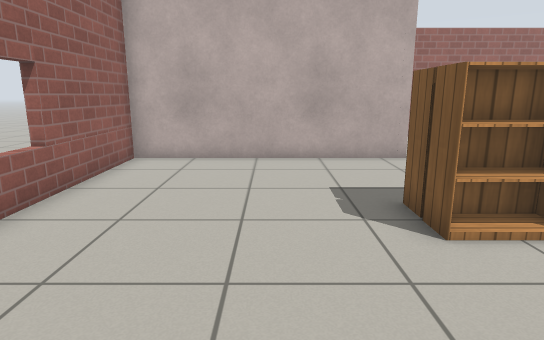
View 1 (above)

16 first-person views from a walk through a robot-simulator world made for Gazebo. The camera is 1 m above the floor, tilts 12° down and sees 75° across. The floor is counted in squares, 0.5 m on a side. Each view is taken from the middle of a square. On the plan, view 1 faces up. The plan holds only what a view shows up to about 18 squares ahead; the rest is blank. The place goes on beyond the plan. Simple patterns stand in for the simulator's built-in surfaces.

View 2
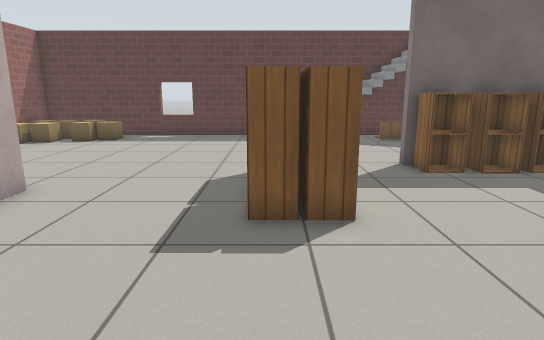

View 3
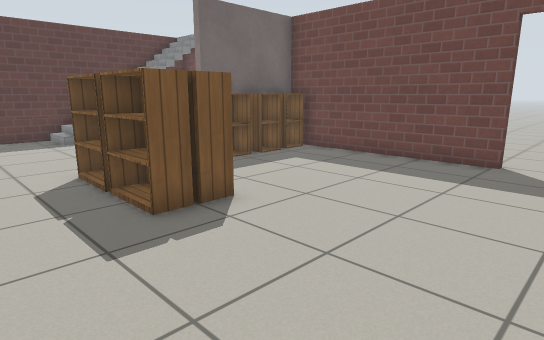

View 4
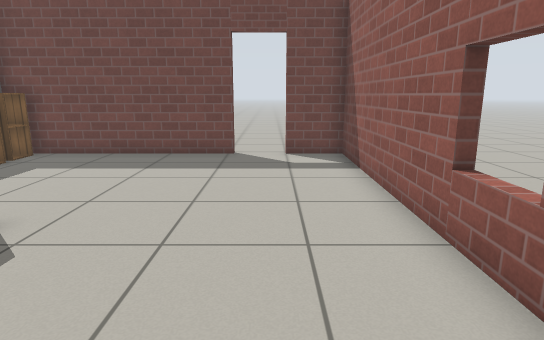

View 5
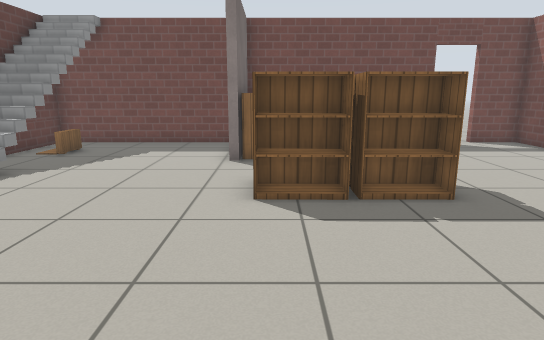

View 6
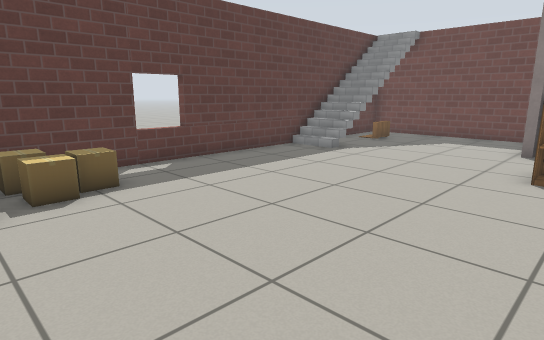

View 7
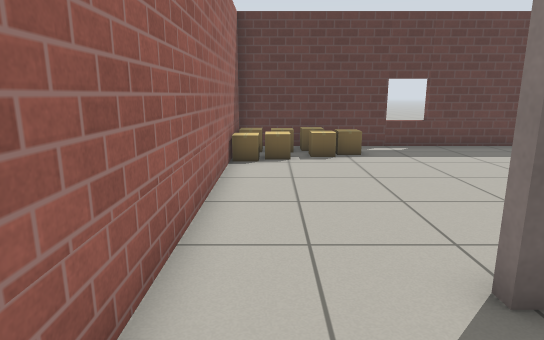

View 8
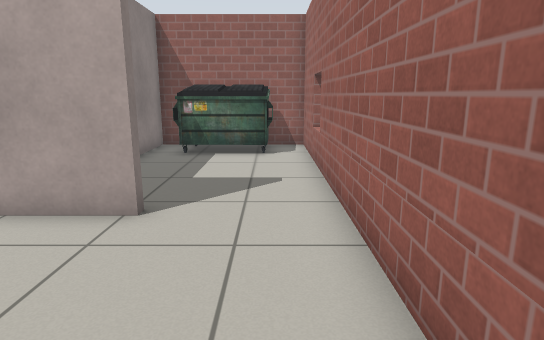

View 9
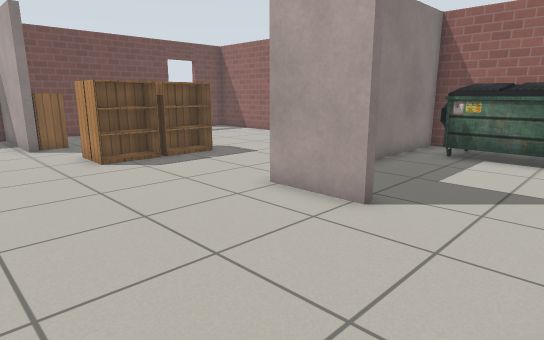

View 10
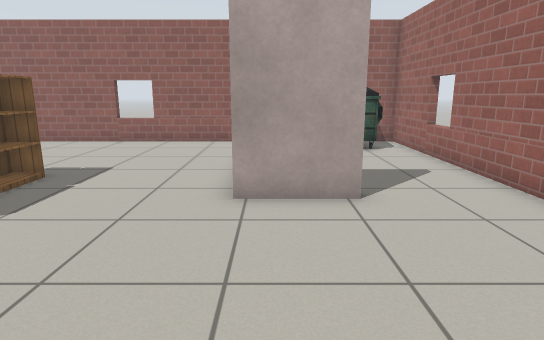

View 11
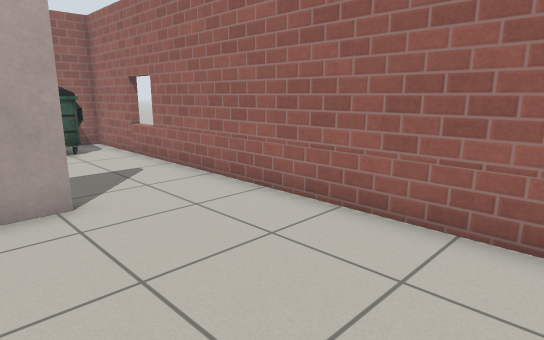

View 12
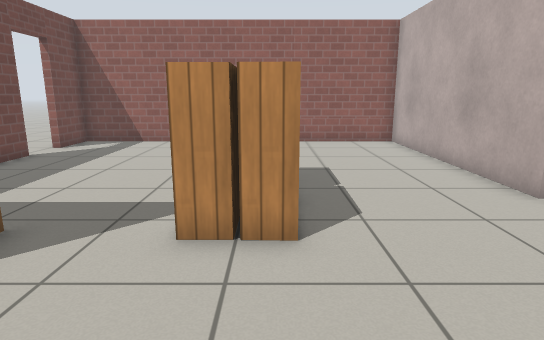

View 13
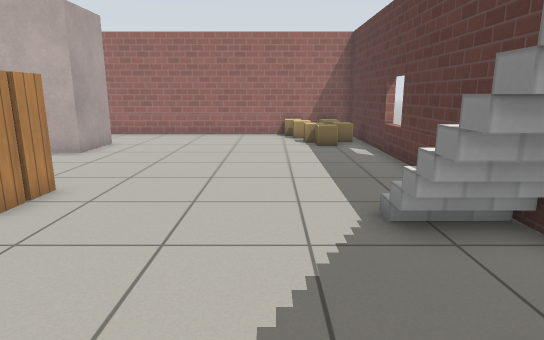

View 14
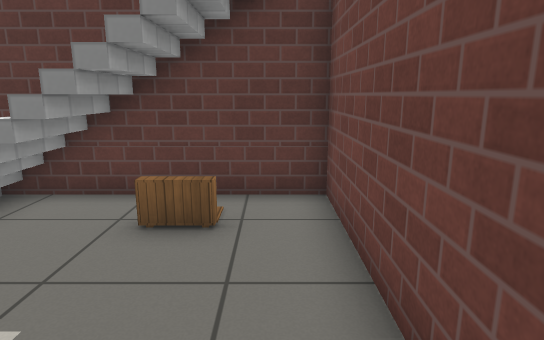

View 15
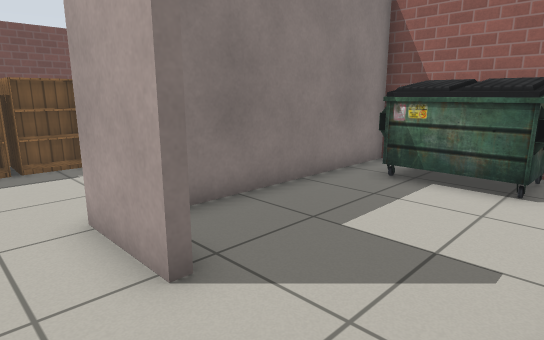

View 16
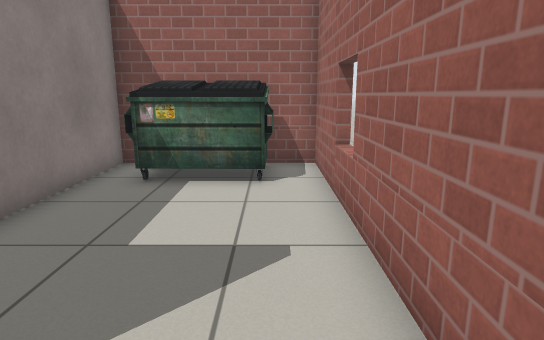

### Floor plan
Points are (right, up) in squares from view 1. A wall is a line through its corners. A room is listed if a view was taken in it or the views show most of it. See-through windows are left out.
Room 1 (views 1, 2, 3, 4, 5, 6, 8, 9, 10, 11, 12, 13, 14, 15, 16)
walls: (7.3, 2.3) (7.3, -2.1) (15, -2.1) (15, 17.3); (4.3, 13.8) (4.3, 11.2) (-4.4, 11.2) (-4.4, -2.1) (-2.5, -2.1); (-0.7, -2.1) (7, -2.1) (7, 2.3); (13.5, 17.3) (4.6, 17.3)
ways out: opening at (4, 15.5) to room 2; open door at (-1.5, -2)
objects: bookshelf (3, 5) to (4, 5); bookshelf (3, 6) to (4, 6); bookshelf (5, 5) to (6, 5); bookshelf (5, 6) to (6, 6); cabinet (6, -1); cabinet (6, 0) to (6, 1); cabinet (6, 2); cardboard box (12, 16) to (13, 16); cardboard box (12, 17); white box (13, 0); white box (13, 1); white box (13, 2); white box (13, 3); white box (13, 4); cardboard box (13, 13); cardboard box (13, 14); cardboard box (14, 14) to (14, 15); cardboard box (14, 16) to (14, 17)
Room 2 (view 7)
walls: (-4.4, 13.6) (-4.4, 11.5) (2.8, 11.5); (4.6, 17.3) (-4.4, 17.3) (-4.4, 16.4)
ways out: opening at (4, 15.5) to room 1
objects: dumpster (-4, 13) to (-2, 16)

Where each view was taken, in squares from view 1:
view 1: 0 up, 0 right, facing up
view 2: 6 up, 3 left, facing right
view 3: 9 up, 3 left, facing down-right
view 4: 10 up, 2 left, facing down
view 5: 13 up, 6 right, facing down
view 6: 16 up, 5 right, facing down-right
view 7: 16 up, 1 right, facing right
view 8: 16 up, 10 right, facing left
view 9: 17 up, 10 right, facing down-left
view 10: 12 up, 11 right, facing left
view 11: 12 up, 11 right, facing up-left
view 12: 6 up, 11 right, facing left
view 13: 1 down, 11 right, facing up
view 14: 1 down, 8 right, facing right
view 15: 17 up, 6 right, facing down-left
view 16: 16 up, 6 right, facing left
